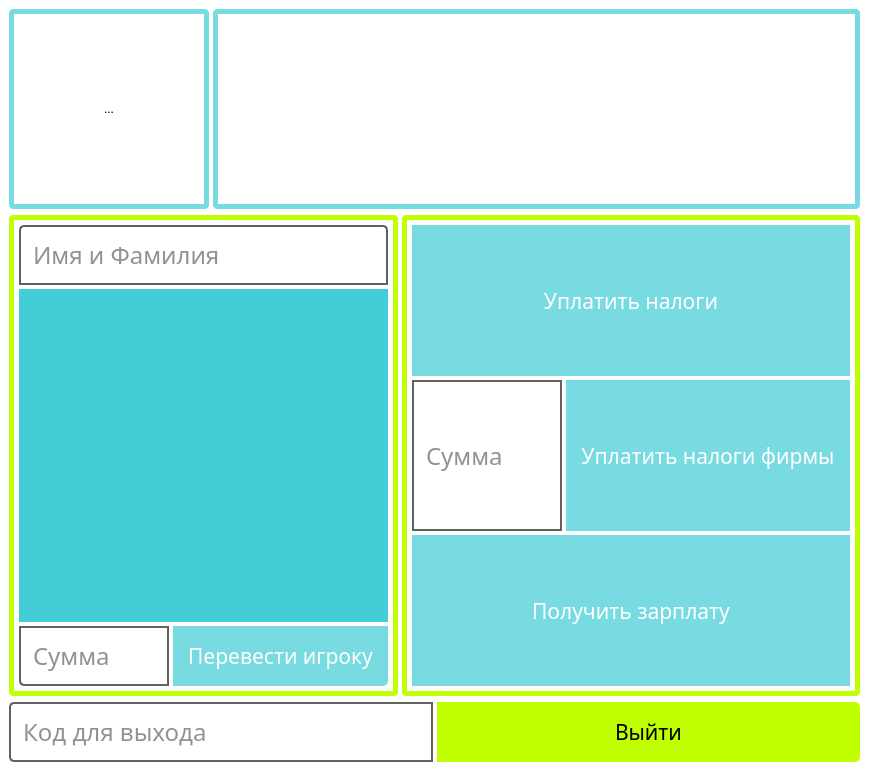
<?xml version="1.0" encoding="UTF-8"?>
<ui version="4.0">
 <class>ATMWindow</class>
 <widget class="QMainWindow" name="ATMWindow">
  <property name="geometry">
   <rect>
    <x>0</x>
    <y>0</y>
    <width>777</width>
    <height>771</height>
   </rect>
  </property>
  <property name="sizePolicy">
   <sizepolicy hsizetype="Preferred" vsizetype="Preferred">
    <horstretch>0</horstretch>
    <verstretch>0</verstretch>
   </sizepolicy>
  </property>
  <property name="minimumSize">
   <size>
    <width>0</width>
    <height>0</height>
   </size>
  </property>
  <property name="maximumSize">
   <size>
    <width>16777215</width>
    <height>16777215</height>
   </size>
  </property>
  <property name="windowTitle">
   <string>MainWindow</string>
  </property>
  <widget class="QWidget" name="centralwidget">
   <property name="styleSheet">
    <string notr="true">#centralwidget
{
	background-color: white;
}



QLineEdit
{
	color: #212529;
	padding: 10px;
	border: 2px solid #616161;
	background-color: white;
}
QLineEdit:focus
{
	border: 3px solid #272727;
}
QLineEdit:disabled
{
	background-color: #3F3F3F;
	color: #FFF;
}



QPushButton
{
    background-color: #78DBE2;
    color: white;
	border: none;
	padding: 15px;
}
QPushButton:hover:!pressed
{
	background-color: #28B3BD;
}
QPushButton:pressed
{
	background-color: #ABE9ED;
	color: black;
}
QPushButton::disabled
{
	background-color: #3F3F3F;
}</string>
   </property>
   <layout class="QVBoxLayout" name="verticalLayout">
    <item>
     <widget class="QFrame" name="personInfoFrame">
      <property name="styleSheet">
       <string notr="true">QLabel, QToolButton
{
	border: 5px solid #78DBE2;
	padding: 1px;
	border-radius: 5px;
}



QTextBrowser
{
	border: 5px solid #78DBE2;
	border-radius: 5px;
}



QTextBrowser QScrollBar:vertical {
	border: none;
    background: #3F3F3F;
	border-radius: 5px;
}
QTextBrowser QScrollBar:handle:vertical {
    background: #BFFF00;
	border-radius: 5px;
}
QTextBrowser QScrollBar:add-line:vertical,
QTextBrowser QScrollBar:sub-line:vertical
{
	border: none;
    background: #BFFF00;
	border-radius: 5px;
}
QTextBrowser QScrollBar:up-arrow:vertical,
QTextBrowser QScrollBar:down-arrow:vertical
{
	background-color: transparent;
}</string>
      </property>
      <property name="frameShape">
       <enum>QFrame::NoFrame</enum>
      </property>
      <property name="frameShadow">
       <enum>QFrame::Raised</enum>
      </property>
      <layout class="QHBoxLayout" name="horizontalLayout">
       <property name="spacing">
        <number>4</number>
       </property>
       <property name="leftMargin">
        <number>0</number>
       </property>
       <property name="topMargin">
        <number>0</number>
       </property>
       <property name="rightMargin">
        <number>0</number>
       </property>
       <property name="bottomMargin">
        <number>0</number>
       </property>
       <item>
        <widget class="QToolButton" name="atmAccessButton">
         <property name="minimumSize">
          <size>
           <width>200</width>
           <height>200</height>
          </size>
         </property>
         <property name="maximumSize">
          <size>
           <width>200</width>
           <height>200</height>
          </size>
         </property>
         <property name="text">
          <string>...</string>
         </property>
         <property name="icon">
          <iconset resource="../res/resources.qrc">
           <normaloff>:/img/img/atm-denied.png</normaloff>:/img/img/atm-denied.png</iconset>
         </property>
         <property name="iconSize">
          <size>
           <width>200</width>
           <height>200</height>
          </size>
         </property>
        </widget>
       </item>
       <item>
        <widget class="QTextBrowser" name="personInfoTextBrowser">
         <property name="sizePolicy">
          <sizepolicy hsizetype="Expanding" vsizetype="Preferred">
           <horstretch>0</horstretch>
           <verstretch>0</verstretch>
          </sizepolicy>
         </property>
         <property name="font">
          <font>
           <family>Fira Sans Condensed</family>
           <pointsize>18</pointsize>
          </font>
         </property>
         <property name="horizontalScrollBarPolicy">
          <enum>Qt::ScrollBarAlwaysOff</enum>
         </property>
         <property name="html">
          <string>&lt;!DOCTYPE HTML PUBLIC &quot;-//W3C//DTD HTML 4.0//EN&quot; &quot;http://www.w3.org/TR/REC-html40/strict.dtd&quot;&gt;
&lt;html&gt;&lt;head&gt;&lt;meta name=&quot;qrichtext&quot; content=&quot;1&quot; /&gt;&lt;style type=&quot;text/css&quot;&gt;
p, li { white-space: pre-wrap; }
&lt;/style&gt;&lt;/head&gt;&lt;body style=&quot; font-family:'Fira Sans Condensed'; font-size:18pt; font-weight:400; font-style:normal;&quot;&gt;
&lt;p style=&quot;-qt-paragraph-type:empty; margin-top:0px; margin-bottom:0px; margin-left:0px; margin-right:0px; -qt-block-indent:0; text-indent:0px;&quot;&gt;&lt;br /&gt;&lt;/p&gt;&lt;/body&gt;&lt;/html&gt;</string>
         </property>
        </widget>
       </item>
      </layout>
     </widget>
    </item>
    <item>
     <widget class="QFrame" name="frame">
      <property name="frameShape">
       <enum>QFrame::NoFrame</enum>
      </property>
      <property name="frameShadow">
       <enum>QFrame::Raised</enum>
      </property>
      <layout class="QHBoxLayout" name="horizontalLayout_7">
       <property name="spacing">
        <number>4</number>
       </property>
       <property name="leftMargin">
        <number>0</number>
       </property>
       <property name="topMargin">
        <number>0</number>
       </property>
       <property name="rightMargin">
        <number>0</number>
       </property>
       <property name="bottomMargin">
        <number>0</number>
       </property>
       <item>
        <widget class="QFrame" name="payPersonFrame">
         <property name="styleSheet">
          <string notr="true">#payPersonFrame
{
	border: 5px solid #BFFF00;
	border-radius: 5px;
	padding: 5px;
}



QLineEdit
{
	border-top-left-radius: 5px;
	border-top-right-radius: 5px;
}



QListWidget
{
	color: #212529;
	background-color: #42CDD7;
	border: none;
}
QListWidget:disabled
{
	background-color: #3F3F3F;
	color: #FFF;
}



QListWidget::item
{
	color: black;
	background-color: white;
	border: 3px solid #42CDD7;
	border-radius: 5px;
	padding: 3px;
	margin-right: 5px;
}
QListWidget::item:hover:!selected
{
	background-color: #CCCCCC;
}
QListWidget::item:selected
{
	border: 5px solid #BFFF00;
}



QListWidget QScrollBar:vertical {
	border: none;
    background: #3F3F3F;
	border-radius: 5px;
}
QListWidget QScrollBar:handle:vertical {
    background: #BFFF00;
	border-radius: 5px;
}
QListWidget QScrollBar:add-line:vertical,
QListWidget QScrollBar:sub-line:vertical
{
	border: none;
    background: #BFFF00;
	border-radius: 5px;
}
QListWidget QScrollBar:up-arrow:vertical,
QListWidget QScrollBar:down-arrow:vertical
{
	background-color: transparent;
}</string>
         </property>
         <property name="frameShape">
          <enum>QFrame::NoFrame</enum>
         </property>
         <property name="frameShadow">
          <enum>QFrame::Raised</enum>
         </property>
         <layout class="QVBoxLayout" name="verticalLayout_2">
          <property name="spacing">
           <number>4</number>
          </property>
          <property name="leftMargin">
           <number>0</number>
          </property>
          <property name="topMargin">
           <number>0</number>
          </property>
          <property name="rightMargin">
           <number>0</number>
          </property>
          <property name="bottomMargin">
           <number>0</number>
          </property>
          <item>
           <widget class="QLineEdit" name="personTransferLineEdit">
            <property name="enabled">
             <bool>true</bool>
            </property>
            <property name="sizePolicy">
             <sizepolicy hsizetype="Expanding" vsizetype="Fixed">
              <horstretch>0</horstretch>
              <verstretch>0</verstretch>
             </sizepolicy>
            </property>
            <property name="minimumSize">
             <size>
              <width>0</width>
              <height>0</height>
             </size>
            </property>
            <property name="font">
             <font>
              <family>Fira Sans Condensed</family>
              <pointsize>18</pointsize>
             </font>
            </property>
            <property name="styleSheet">
             <string notr="true"/>
            </property>
            <property name="maxLength">
             <number>64</number>
            </property>
            <property name="placeholderText">
             <string>Имя и Фамилия</string>
            </property>
           </widget>
          </item>
          <item>
           <widget class="QListWidget" name="personsListWidget">
            <property name="enabled">
             <bool>true</bool>
            </property>
            <property name="sizePolicy">
             <sizepolicy hsizetype="Preferred" vsizetype="Expanding">
              <horstretch>0</horstretch>
              <verstretch>0</verstretch>
             </sizepolicy>
            </property>
            <property name="minimumSize">
             <size>
              <width>0</width>
              <height>0</height>
             </size>
            </property>
            <property name="font">
             <font>
              <family>Fira Sans Condensed</family>
              <pointsize>18</pointsize>
             </font>
            </property>
            <property name="styleSheet">
             <string notr="true"/>
            </property>
            <property name="frameShape">
             <enum>QFrame::StyledPanel</enum>
            </property>
            <property name="horizontalScrollBarPolicy">
             <enum>Qt::ScrollBarAlwaysOff</enum>
            </property>
            <property name="wordWrap">
             <bool>true</bool>
            </property>
           </widget>
          </item>
          <item>
           <widget class="QFrame" name="payPersonFrame_2">
            <property name="styleSheet">
             <string notr="true">QLineEdit
{
	border-radius: 0px;
	border-bottom-left-radius: 5px;
}



QPushButton
{
	border-bottom-right-radius: 5px;
}</string>
            </property>
            <property name="frameShape">
             <enum>QFrame::NoFrame</enum>
            </property>
            <property name="frameShadow">
             <enum>QFrame::Raised</enum>
            </property>
            <layout class="QHBoxLayout" name="horizontalLayout_3">
             <property name="spacing">
              <number>4</number>
             </property>
             <property name="leftMargin">
              <number>0</number>
             </property>
             <property name="topMargin">
              <number>0</number>
             </property>
             <property name="rightMargin">
              <number>0</number>
             </property>
             <property name="bottomMargin">
              <number>0</number>
             </property>
             <item>
              <widget class="QLineEdit" name="personAmountLineEdit">
               <property name="enabled">
                <bool>true</bool>
               </property>
               <property name="sizePolicy">
                <sizepolicy hsizetype="Preferred" vsizetype="Preferred">
                 <horstretch>0</horstretch>
                 <verstretch>0</verstretch>
                </sizepolicy>
               </property>
               <property name="minimumSize">
                <size>
                 <width>150</width>
                 <height>0</height>
                </size>
               </property>
               <property name="font">
                <font>
                 <family>Fira Sans Condensed</family>
                 <pointsize>18</pointsize>
                </font>
               </property>
               <property name="styleSheet">
                <string notr="true"/>
               </property>
               <property name="maxLength">
                <number>64</number>
               </property>
               <property name="placeholderText">
                <string>Сумма</string>
               </property>
              </widget>
             </item>
             <item>
              <widget class="QPushButton" name="personTransferButton">
               <property name="enabled">
                <bool>true</bool>
               </property>
               <property name="sizePolicy">
                <sizepolicy hsizetype="Preferred" vsizetype="Preferred">
                 <horstretch>0</horstretch>
                 <verstretch>0</verstretch>
                </sizepolicy>
               </property>
               <property name="minimumSize">
                <size>
                 <width>0</width>
                 <height>0</height>
                </size>
               </property>
               <property name="maximumSize">
                <size>
                 <width>16777215</width>
                 <height>16777215</height>
                </size>
               </property>
               <property name="font">
                <font>
                 <family>Fira Sans Condensed</family>
                 <pointsize>16</pointsize>
                </font>
               </property>
               <property name="styleSheet">
                <string notr="true"/>
               </property>
               <property name="text">
                <string>Перевести игроку</string>
               </property>
              </widget>
             </item>
            </layout>
           </widget>
          </item>
         </layout>
        </widget>
       </item>
       <item>
        <widget class="QFrame" name="otherActionsFrame">
         <property name="styleSheet">
          <string notr="true">#otherActionsFrame
{
	border: 5px solid #BFFF00;
	border-radius: 5px;
	padding: 5px;
}</string>
         </property>
         <property name="frameShape">
          <enum>QFrame::NoFrame</enum>
         </property>
         <property name="frameShadow">
          <enum>QFrame::Raised</enum>
         </property>
         <layout class="QVBoxLayout" name="verticalLayout_3">
          <property name="spacing">
           <number>4</number>
          </property>
          <property name="leftMargin">
           <number>0</number>
          </property>
          <property name="topMargin">
           <number>0</number>
          </property>
          <property name="rightMargin">
           <number>0</number>
          </property>
          <property name="bottomMargin">
           <number>0</number>
          </property>
          <item>
           <widget class="QPushButton" name="payTaxesButton">
            <property name="enabled">
             <bool>true</bool>
            </property>
            <property name="sizePolicy">
             <sizepolicy hsizetype="Expanding" vsizetype="Preferred">
              <horstretch>0</horstretch>
              <verstretch>0</verstretch>
             </sizepolicy>
            </property>
            <property name="minimumSize">
             <size>
              <width>0</width>
              <height>0</height>
             </size>
            </property>
            <property name="maximumSize">
             <size>
              <width>16777215</width>
              <height>16777215</height>
             </size>
            </property>
            <property name="font">
             <font>
              <family>Fira Sans Condensed</family>
              <pointsize>16</pointsize>
             </font>
            </property>
            <property name="styleSheet">
             <string notr="true"/>
            </property>
            <property name="text">
             <string>Уплатить налоги</string>
            </property>
           </widget>
          </item>
          <item>
           <widget class="QFrame" name="payCompanyTaxesFrame">
            <property name="sizePolicy">
             <sizepolicy hsizetype="Expanding" vsizetype="Preferred">
              <horstretch>0</horstretch>
              <verstretch>0</verstretch>
             </sizepolicy>
            </property>
            <property name="styleSheet">
             <string notr="true"/>
            </property>
            <property name="frameShape">
             <enum>QFrame::NoFrame</enum>
            </property>
            <property name="frameShadow">
             <enum>QFrame::Raised</enum>
            </property>
            <layout class="QHBoxLayout" name="horizontalLayout_5">
             <property name="spacing">
              <number>4</number>
             </property>
             <property name="leftMargin">
              <number>0</number>
             </property>
             <property name="topMargin">
              <number>0</number>
             </property>
             <property name="rightMargin">
              <number>0</number>
             </property>
             <property name="bottomMargin">
              <number>0</number>
             </property>
             <item>
              <widget class="QLineEdit" name="companyTaxLineEdit">
               <property name="enabled">
                <bool>true</bool>
               </property>
               <property name="sizePolicy">
                <sizepolicy hsizetype="Expanding" vsizetype="Preferred">
                 <horstretch>0</horstretch>
                 <verstretch>0</verstretch>
                </sizepolicy>
               </property>
               <property name="minimumSize">
                <size>
                 <width>150</width>
                 <height>0</height>
                </size>
               </property>
               <property name="font">
                <font>
                 <family>Fira Sans Condensed</family>
                 <pointsize>18</pointsize>
                </font>
               </property>
               <property name="styleSheet">
                <string notr="true"/>
               </property>
               <property name="maxLength">
                <number>64</number>
               </property>
               <property name="placeholderText">
                <string>Сумма</string>
               </property>
              </widget>
             </item>
             <item>
              <widget class="QPushButton" name="companyTaxButton">
               <property name="enabled">
                <bool>true</bool>
               </property>
               <property name="sizePolicy">
                <sizepolicy hsizetype="Expanding" vsizetype="Preferred">
                 <horstretch>0</horstretch>
                 <verstretch>0</verstretch>
                </sizepolicy>
               </property>
               <property name="minimumSize">
                <size>
                 <width>0</width>
                 <height>0</height>
                </size>
               </property>
               <property name="maximumSize">
                <size>
                 <width>16777215</width>
                 <height>16777215</height>
                </size>
               </property>
               <property name="font">
                <font>
                 <family>Fira Sans Condensed</family>
                 <pointsize>16</pointsize>
                </font>
               </property>
               <property name="styleSheet">
                <string notr="true"/>
               </property>
               <property name="text">
                <string>Уплатить налоги фирмы</string>
               </property>
              </widget>
             </item>
            </layout>
           </widget>
          </item>
          <item>
           <widget class="QPushButton" name="ministerSalaryButton">
            <property name="enabled">
             <bool>true</bool>
            </property>
            <property name="sizePolicy">
             <sizepolicy hsizetype="Expanding" vsizetype="Preferred">
              <horstretch>0</horstretch>
              <verstretch>0</verstretch>
             </sizepolicy>
            </property>
            <property name="minimumSize">
             <size>
              <width>0</width>
              <height>0</height>
             </size>
            </property>
            <property name="maximumSize">
             <size>
              <width>16777215</width>
              <height>16777215</height>
             </size>
            </property>
            <property name="font">
             <font>
              <family>Fira Sans Condensed</family>
              <pointsize>16</pointsize>
             </font>
            </property>
            <property name="styleSheet">
             <string notr="true"/>
            </property>
            <property name="text">
             <string>Получить зарплату</string>
            </property>
           </widget>
          </item>
         </layout>
        </widget>
       </item>
      </layout>
     </widget>
    </item>
    <item>
     <widget class="QFrame" name="exitFrame">
      <property name="styleSheet">
       <string notr="true">QPushButton
{
    background-color: #BFFF00;
    color: black;
	border: none;
	padding: 15px;
}
QPushButton:hover:!pressed
{
	background-color: #99CC00;
}
QPushButton:pressed
{
	background-color: #CCFF33;
	color: black;
}
QPushButton:disabled
{
	background-color: #3F3F3F;
}



#atmExitLineEdit
{
	border-top-left-radius: 5px;
	border-bottom-left-radius: 5px;
}
#exitButton
{
	border-top-right-radius: 5px;
	border-bottom-right-radius: 5px;
}</string>
      </property>
      <property name="frameShape">
       <enum>QFrame::NoFrame</enum>
      </property>
      <property name="frameShadow">
       <enum>QFrame::Raised</enum>
      </property>
      <layout class="QHBoxLayout" name="horizontalLayout_6">
       <property name="spacing">
        <number>4</number>
       </property>
       <property name="leftMargin">
        <number>0</number>
       </property>
       <property name="topMargin">
        <number>0</number>
       </property>
       <property name="rightMargin">
        <number>0</number>
       </property>
       <property name="bottomMargin">
        <number>0</number>
       </property>
       <item>
        <widget class="QLineEdit" name="atmExitLineEdit">
         <property name="enabled">
          <bool>true</bool>
         </property>
         <property name="sizePolicy">
          <sizepolicy hsizetype="Expanding" vsizetype="Preferred">
           <horstretch>0</horstretch>
           <verstretch>0</verstretch>
          </sizepolicy>
         </property>
         <property name="minimumSize">
          <size>
           <width>0</width>
           <height>0</height>
          </size>
         </property>
         <property name="font">
          <font>
           <family>Fira Sans Condensed</family>
           <pointsize>18</pointsize>
          </font>
         </property>
         <property name="styleSheet">
          <string notr="true"/>
         </property>
         <property name="maxLength">
          <number>64</number>
         </property>
         <property name="placeholderText">
          <string>Код для выхода</string>
         </property>
        </widget>
       </item>
       <item>
        <widget class="QPushButton" name="exitButton">
         <property name="sizePolicy">
          <sizepolicy hsizetype="Expanding" vsizetype="Preferred">
           <horstretch>0</horstretch>
           <verstretch>0</verstretch>
          </sizepolicy>
         </property>
         <property name="minimumSize">
          <size>
           <width>0</width>
           <height>0</height>
          </size>
         </property>
         <property name="maximumSize">
          <size>
           <width>16777215</width>
           <height>16777215</height>
          </size>
         </property>
         <property name="font">
          <font>
           <family>Fira Sans Condensed</family>
           <pointsize>16</pointsize>
          </font>
         </property>
         <property name="cursor">
          <cursorShape>PointingHandCursor</cursorShape>
         </property>
         <property name="styleSheet">
          <string notr="true"/>
         </property>
         <property name="text">
          <string>Выйти</string>
         </property>
        </widget>
       </item>
      </layout>
     </widget>
    </item>
   </layout>
  </widget>
 </widget>
 <resources>
  <include location="../res/resources.qrc"/>
 </resources>
 <connections/>
</ui>
